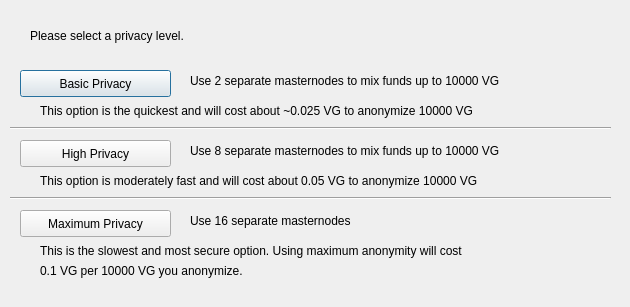
<?xml version="1.0" encoding="UTF-8"?>
<ui version="4.0">
 <class>ObfuscationConfig</class>
 <widget class="QDialog" name="ObfuscationConfig">
  <property name="geometry">
   <rect>
    <x>0</x>
    <y>0</y>
    <width>630</width>
    <height>307</height>
   </rect>
  </property>
  <property name="windowTitle">
   <string>Configure Obfuscation</string>
  </property>
  <widget class="QPushButton" name="buttonBasic">
   <property name="geometry">
    <rect>
     <x>20</x>
     <y>70</y>
     <width>151</width>
     <height>27</height>
    </rect>
   </property>
   <property name="text">
    <string>Basic Privacy</string>
   </property>
  </widget>
  <widget class="QPushButton" name="buttonHigh">
   <property name="geometry">
    <rect>
     <x>20</x>
     <y>140</y>
     <width>151</width>
     <height>27</height>
    </rect>
   </property>
   <property name="text">
    <string>High Privacy</string>
   </property>
  </widget>
  <widget class="QPushButton" name="buttonMax">
   <property name="geometry">
    <rect>
     <x>20</x>
     <y>210</y>
     <width>151</width>
     <height>27</height>
    </rect>
   </property>
   <property name="text">
    <string>Maximum Privacy</string>
   </property>
  </widget>
  <widget class="QLabel" name="label">
   <property name="geometry">
    <rect>
     <x>30</x>
     <y>20</y>
     <width>571</width>
     <height>31</height>
    </rect>
   </property>
   <property name="text">
    <string>Please select a privacy level.</string>
   </property>
  </widget>
  <widget class="QLabel" name="label_2">
   <property name="geometry">
    <rect>
     <x>190</x>
     <y>70</y>
     <width>421</width>
     <height>21</height>
    </rect>
   </property>
   <property name="text">
    <string>Use 2 separate masternodes to mix funds up to 10000 VG</string>
   </property>
  </widget>
  <widget class="QLabel" name="label_3">
   <property name="geometry">
    <rect>
     <x>190</x>
     <y>140</y>
     <width>411</width>
     <height>21</height>
    </rect>
   </property>
   <property name="text">
    <string>Use 8 separate masternodes to mix funds up to 10000 VG</string>
   </property>
  </widget>
  <widget class="QLabel" name="label_4">
   <property name="geometry">
    <rect>
     <x>190</x>
     <y>210</y>
     <width>421</width>
     <height>21</height>
    </rect>
   </property>
   <property name="text">
    <string>Use 16 separate masternodes</string>
   </property>
  </widget>
  <widget class="QLabel" name="label_6">
   <property name="geometry">
    <rect>
     <x>40</x>
     <y>100</y>
     <width>561</width>
     <height>21</height>
    </rect>
   </property>
   <property name="text">
    <string>This option is the quickest and will cost about ~0.025 VG to anonymize 10000 VG</string>
   </property>
  </widget>
  <widget class="QLabel" name="label_7">
   <property name="geometry">
    <rect>
     <x>40</x>
     <y>170</y>
     <width>561</width>
     <height>21</height>
    </rect>
   </property>
   <property name="text">
    <string>This option is moderately fast and will cost about 0.05 VG to anonymize 10000 VG</string>
   </property>
  </widget>
  <widget class="QLabel" name="label_8">
   <property name="geometry">
    <rect>
     <x>40</x>
     <y>240</y>
     <width>561</width>
     <height>21</height>
    </rect>
   </property>
   <property name="text">
    <string>This is the slowest and most secure option. Using maximum anonymity will cost</string>
   </property>
  </widget>
  <widget class="QLabel" name="label_9">
   <property name="geometry">
    <rect>
     <x>40</x>
     <y>260</y>
     <width>561</width>
     <height>21</height>
    </rect>
   </property>
   <property name="text">
    <string>0.1 VG per 10000 VG you anonymize.</string>
   </property>
  </widget>
  <widget class="Line" name="line">
   <property name="geometry">
    <rect>
     <x>10</x>
     <y>120</y>
     <width>601</width>
     <height>16</height>
    </rect>
   </property>
   <property name="orientation">
    <enum>Qt::Horizontal</enum>
   </property>
  </widget>
  <widget class="Line" name="line_2">
   <property name="geometry">
    <rect>
     <x>10</x>
     <y>190</y>
     <width>601</width>
     <height>16</height>
    </rect>
   </property>
   <property name="orientation">
    <enum>Qt::Horizontal</enum>
   </property>
  </widget>
 </widget>
 <resources/>
 <connections/>
</ui>
